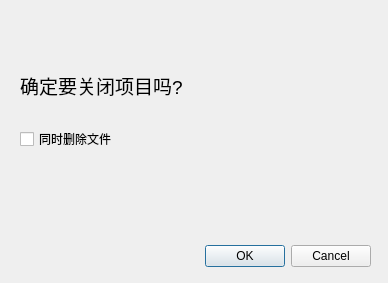
<?xml version="1.0" encoding="UTF-8"?>
<ui version="4.0">
 <class>CloseProDialog</class>
 <widget class="QDialog" name="CloseProDialog">
  <property name="geometry">
   <rect>
    <x>0</x>
    <y>0</y>
    <width>388</width>
    <height>283</height>
   </rect>
  </property>
  <property name="windowTitle">
   <string>Dialog</string>
  </property>
  <widget class="QDialogButtonBox" name="buttonBox">
   <property name="geometry">
    <rect>
     <x>30</x>
     <y>240</y>
     <width>341</width>
     <height>32</height>
    </rect>
   </property>
   <property name="orientation">
    <enum>Qt::Horizontal</enum>
   </property>
   <property name="standardButtons">
    <set>QDialogButtonBox::Cancel|QDialogButtonBox::Ok</set>
   </property>
  </widget>
  <widget class="QWidget" name="">
   <property name="geometry">
    <rect>
     <x>20</x>
     <y>50</y>
     <width>261</width>
     <height>101</height>
    </rect>
   </property>
   <layout class="QVBoxLayout" name="verticalLayout">
    <item>
     <widget class="QLabel" name="label">
      <property name="font">
       <font>
        <pointsize>14</pointsize>
       </font>
      </property>
      <property name="text">
       <string>确定要关闭项目吗?</string>
      </property>
     </widget>
    </item>
    <item>
     <widget class="QCheckBox" name="isDeleteCheckBox">
      <property name="text">
       <string>同时删除文件</string>
      </property>
     </widget>
    </item>
   </layout>
  </widget>
 </widget>
 <resources/>
 <connections>
  <connection>
   <sender>buttonBox</sender>
   <signal>accepted()</signal>
   <receiver>CloseProDialog</receiver>
   <slot>accept()</slot>
   <hints>
    <hint type="sourcelabel">
     <x>248</x>
     <y>254</y>
    </hint>
    <hint type="destinationlabel">
     <x>157</x>
     <y>274</y>
    </hint>
   </hints>
  </connection>
  <connection>
   <sender>buttonBox</sender>
   <signal>rejected()</signal>
   <receiver>CloseProDialog</receiver>
   <slot>reject()</slot>
   <hints>
    <hint type="sourcelabel">
     <x>316</x>
     <y>260</y>
    </hint>
    <hint type="destinationlabel">
     <x>286</x>
     <y>274</y>
    </hint>
   </hints>
  </connection>
 </connections>
</ui>
